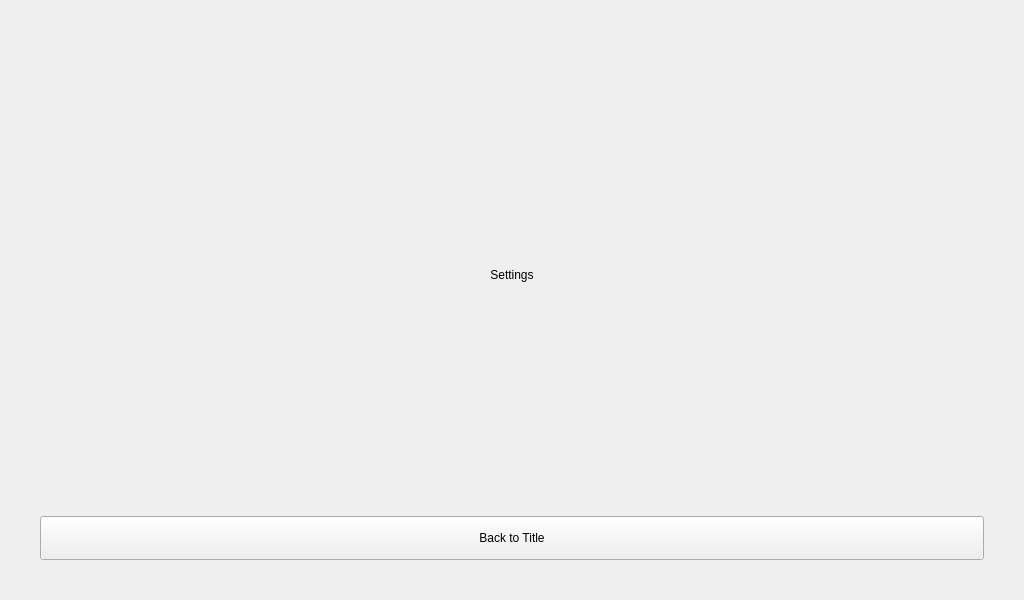
<?xml version="1.0" encoding="UTF-8"?>
<ui version="4.0">
 <class>GameNode</class>
 <widget class="QWidget" name="GameNode">
  <property name="geometry">
   <rect>
    <x>0</x>
    <y>0</y>
    <width>1024</width>
    <height>600</height>
   </rect>
  </property>
  <property name="windowTitle">
   <string>Escape Room Game</string>
  </property>
  <layout class="QVBoxLayout" name="rootLayout">
   <property name="leftMargin">
    <number>0</number>
   </property>
   <property name="topMargin">
    <number>0</number>
   </property>
   <property name="rightMargin">
    <number>0</number>
   </property>
   <property name="bottomMargin">
    <number>0</number>
   </property>
   <item>
    <widget class="QStackedWidget" name="stackedWidget">
     <property name="currentIndex">
      <number>2</number>
     </property>
     <widget class="QWidget" name="titlePage">
      <layout class="QVBoxLayout" name="titleLayout">
       <property name="leftMargin">
        <number>40</number>
       </property>
       <property name="topMargin">
        <number>40</number>
       </property>
       <property name="rightMargin">
        <number>40</number>
       </property>
       <property name="bottomMargin">
        <number>40</number>
       </property>
       <item>
        <spacer name="titleTopSpacer">
         <property name="orientation">
          <enum>Qt::Vertical</enum>
         </property>
         <property name="sizeHint" stdset="0">
          <size>
           <width>20</width>
           <height>40</height>
          </size>
         </property>
        </spacer>
       </item>
       <item>
        <spacer name="titleMidSpacer">
         <property name="orientation">
          <enum>Qt::Vertical</enum>
         </property>
         <property name="sizeHint" stdset="0">
          <size>
           <width>20</width>
           <height>40</height>
          </size>
         </property>
        </spacer>
       </item>
       <item alignment="Qt::AlignHCenter">
        <widget class="QLabel" name="labelStartGame">
         <property name="minimumSize">
          <size>
           <width>400</width>
           <height>60</height>
          </size>
         </property>
         <property name="text">
          <string>▶  START GAME</string>
         </property>
         <property name="alignment">
          <set>Qt::AlignCenter</set>
         </property>
        </widget>
       </item>
       <item>
        <spacer name="titleBottomSpacer">
         <property name="orientation">
          <enum>Qt::Vertical</enum>
         </property>
         <property name="sizeType">
          <enum>QSizePolicy::Fixed</enum>
         </property>
         <property name="sizeHint" stdset="0">
          <size>
           <width>20</width>
                     <height>80</height>
          </size>
         </property>
        </spacer>
       </item>
      </layout>
     </widget>
     <widget class="QWidget" name="answerPage">
      <layout class="QVBoxLayout" name="answerLayout">
       <property name="leftMargin">
        <number>40</number>
       </property>
       <property name="topMargin">
        <number>40</number>
       </property>
       <property name="rightMargin">
        <number>40</number>
       </property>
       <property name="bottomMargin">
        <number>40</number>
       </property>
       <item>
        <spacer name="answerTopSpacer">
         <property name="orientation">
          <enum>Qt::Vertical</enum>
         </property>
         <property name="sizeHint" stdset="0">
          <size>
           <width>20</width>
           <height>40</height>
          </size>
         </property>
        </spacer>
       </item>
       <item>
        <widget class="QLabel" name="answerStageLabel">
         <property name="text">
          <string>Answer Input (Stage 1)</string>
         </property>
         <property name="alignment">
          <set>Qt::AlignCenter</set>
         </property>
        </widget>
       </item>
       <item>
        <spacer name="answerMidSpacer1">
         <property name="orientation">
          <enum>Qt::Vertical</enum>
         </property>
         <property name="sizeType">
          <enum>QSizePolicy::Fixed</enum>
         </property>
         <property name="sizeHint" stdset="0">
          <size>
           <width>20</width>
           <height>20</height>
          </size>
         </property>
        </spacer>
       </item>
       <item>
        <widget class="QLineEdit" name="answerLineEdit">
         <property name="minimumSize">
          <size>
           <width>0</width>
           <height>44</height>
          </size>
         </property>
         <property name="alignment">
          <set>Qt::AlignCenter</set>
         </property>
         <property name="placeholderText">
          <string>Enter your answer...</string>
         </property>
        </widget>
       </item>
       <item>
        <spacer name="answerMidSpacer2">
         <property name="orientation">
          <enum>Qt::Vertical</enum>
         </property>
         <property name="sizeType">
          <enum>QSizePolicy::Fixed</enum>
         </property>
         <property name="sizeHint" stdset="0">
          <size>
           <width>20</width>
           <height>12</height>
          </size>
         </property>
        </spacer>
       </item>
       <item>
        <widget class="QPushButton" name="btnSubmitAnswer">
         <property name="minimumSize">
          <size>
           <width>0</width>
           <height>50</height>
          </size>
         </property>
         <property name="text">
          <string>Submit</string>
         </property>
        </widget>
       </item>
       <item>
        <spacer name="answerBottomSpacer">
         <property name="orientation">
          <enum>Qt::Vertical</enum>
         </property>
         <property name="sizeHint" stdset="0">
          <size>
           <width>20</width>
           <height>40</height>
          </size>
         </property>
        </spacer>
       </item>
       <item>
        <widget class="QPushButton" name="btnBackFromAnswer">
         <property name="minimumSize">
          <size>
           <width>0</width>
           <height>44</height>
          </size>
         </property>
         <property name="text">
          <string>Back to Title</string>
         </property>
        </widget>
       </item>
      </layout>
     </widget>
     <widget class="QWidget" name="settingPage">
      <layout class="QVBoxLayout" name="settingLayout">
       <property name="leftMargin">
        <number>40</number>
       </property>
       <property name="topMargin">
        <number>40</number>
       </property>
       <property name="rightMargin">
        <number>40</number>
       </property>
       <property name="bottomMargin">
        <number>40</number>
       </property>
       <item>
        <spacer name="settingTopSpacer">
         <property name="orientation">
          <enum>Qt::Vertical</enum>
         </property>
         <property name="sizeHint" stdset="0">
          <size>
           <width>20</width>
           <height>40</height>
          </size>
         </property>
        </spacer>
       </item>
       <item>
        <widget class="QLabel" name="settingLabel">
         <property name="text">
          <string>Settings</string>
         </property>
         <property name="alignment">
          <set>Qt::AlignCenter</set>
         </property>
        </widget>
       </item>
       <item>
        <spacer name="settingBottomSpacer">
         <property name="orientation">
          <enum>Qt::Vertical</enum>
         </property>
         <property name="sizeHint" stdset="0">
          <size>
           <width>20</width>
           <height>40</height>
          </size>
         </property>
        </spacer>
       </item>
       <item>
        <widget class="QPushButton" name="btnBackFromSetting">
         <property name="minimumSize">
          <size>
           <width>0</width>
           <height>44</height>
          </size>
         </property>
         <property name="text">
          <string>Back to Title</string>
         </property>
        </widget>
       </item>
      </layout>
     </widget>
    </widget>
   </item>
  </layout>
 </widget>
 <resources/>
 <connections/>
</ui>
